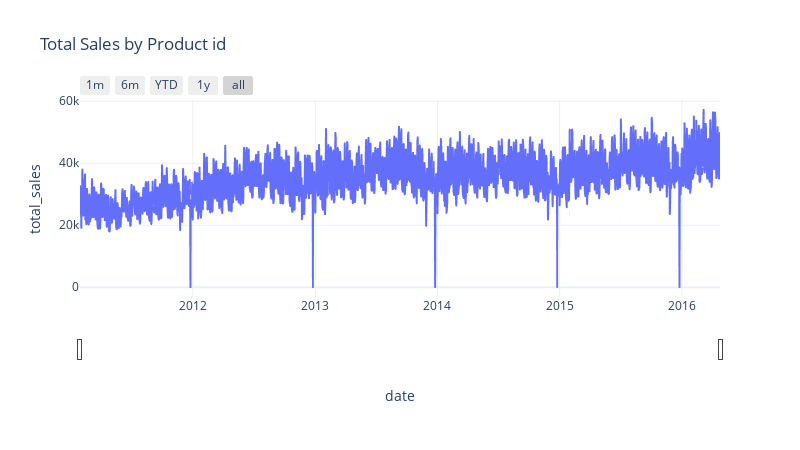

The notebook cell saved with this chart:
### Code cell
fig = px.line(train_sales_cal_df, x='date', y="total_sales", 
             template = 'plotly_white', title = 'Total Sales by Product id', 
             width=800, height=450)

fig.update_xaxes(rangeslider_visible=True)
fig.update_layout(
    xaxis=dict(
    rangeselector=dict( buttons=list([ dict(count=1, label="1m", step="month", stepmode="backward"),
    dict(count=6,label="6m", step="month", stepmode="backward"),
    dict(count=1, label="YTD", step="year", stepmode="todate"),
    dict(count=1, label="1y", step="year", stepmode="backward"),
    dict(step="all")
            ]) 
                      ),
        rangeslider=dict(
            visible=True
        ),
        type="date"
    )
)

fig.show()

### Figure 1 — Plotly figure (JSON) as saved in the notebook; plotly's stock layout.template omitted (floating-point values rounded to 4 significant figures; data arrays with more than 128 entries replaced by an {"elided": "..."} marker saying what was removed)
{"data": [{"hovertemplate": "date=%{x}<br>total_sales=%{y}<extra></extra>", "legendgroup": "", "line": {"color": "#636efa", "dash": "solid"}, "marker": {"symbol": "circle"}, "mode": "lines", "name": "", "showlegend": false, "type": "scattergl", "x": {"elided": "1913 str values"}, "xaxis": "x", "y": {"elided": "1913 int values"}, "yaxis": "y"}], "layout": {"height": 450, "legend": {"tracegroupgap": 0}, "title": {"text": "Total Sales by Product id"}, "width": 800, "xaxis": {"anchor": "y", "domain": [0, 1], "rangeselector": {"buttons": [{"count": 1, "label": "1m", "step": "month", "stepmode": "backward"}, {"count": 6, "label": "6m", "step": "month", "stepmode": "backward"}, {"count": 1, "label": "YTD", "step": "year", "stepmode": "todate"}, {"count": 1, "label": "1y", "step": "year", "stepmode": "backward"}, {"step": "all"}]}, "rangeslider": {"visible": true}, "title": {"text": "date"}, "type": "date"}, "yaxis": {"anchor": "x", "domain": [0, 1], "title": {"text": "total_sales"}}}}
